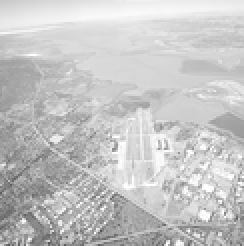
#> input picture Images/runway.png, 122 x 123 px, shrunk from 765 x 769 before the run, found by its file name (shown 2 times larger)
$ jupyter execute main.ipynb   (shell and % lines are left out)
#> lines starting #> are read from the running program, lines starting #| are printed output that depends on the picture; after the words box and inside, x2 and y2 are one past the last pixel; in counts of white or black regions, pixels touching at a corner belong together
### ---IN4640 Assignment 1 on Intensity Transformations and Neighborhood Filtering---

#### Download Figures

[cell 1]
urls = ["https://github.com/Arachchimkf/-Intensity-Transformations-and-Neighborhood-Filtering/blob/main/Images/runway.png",
        "https://github.com/Arachchimkf/-Intensity-Transformations-and-Neighborhood-Filtering/blob/main/Images/emma_salt_pepper.jpg",
        "https://github.com/Arachchimkf/-Intensity-Transformations-and-Neighborhood-Filtering/blob/main/Images/highlights_and_shadows.jpg",
        "https://github.com/Arachchimkf/-Intensity-Transformations-and-Neighborhood-Filtering/blob/main/Images/looking_out.jpg"]

for url in urls:
    raw_url = url.replace("github.com", "raw.githubusercontent.com").replace("/blob/", "/")
    !wget -q {raw_url} -O {raw_url.split("/")[-1]}

#### Import Libraries

[cell 2]
import cv2
import numpy as np
import matplotlib.pyplot as plt

#### Question 01

[cell 3]
# 1. Load the image in Grayscale
img = cv2.imread ('runway.png', cv2.IMREAD_GRAYSCALE)
#> img is the input picture: shape (123, 122); min 82, max 255, mean 197.1

# Normalize pixel values to range [0, 1] for mathematical operations
r = img / 255.0

# ---------------------------------------------------------
# (a) Gamma Correction with gamma = 0.5 (Brightening)
# Formula: s = r ^ 0.5
# ---------------------------------------------------------
gamma_a = 0.5
s_a = np.power(r, gamma_a)
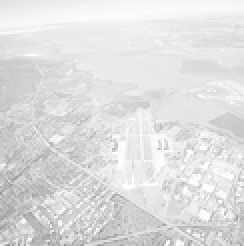
#> s_a: shape (123, 122) float64 (shown 2 times larger); min 0.567, max 1, mean 0.876
# Convert back to [0, 255] for display
img_gamma_05 = np.uint8(np.clip(s_a * 255, 0, 255))

# ---------------------------------------------------------
# (b) Gamma Correction with gamma = 2.0 (Darkening)
# Formula: s = r ^ 2.0
# ---------------------------------------------------------
gamma_b = 2.0
s_b = np.power(r, gamma_b)
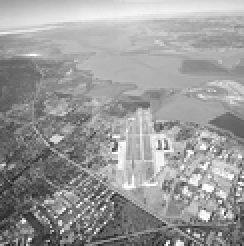
#> s_b: shape (123, 122) float64 (shown 2 times larger); min 0.103, max 1, mean 0.611
# Convert back to [0, 255] for display
img_gamma_2 = np.uint8(np.clip(s_b * 255, 0, 255))

# ---------------------------------------------------------
# (c) Contrast Stretching (Piecewise Linear)
# r1 = 0.2, r2 = 0.8
# ---------------------------------------------------------
r1 = 0.2
r2 = 0.8

# Initialize output array
s_c = np.zeros_like(r)

# Apply the piecewise conditions vectorized:

# 1. r < r1 -> 0
# (Already 0 from initialization)

# 2. r1 <= r <= r2 -> Scale linearly: (r - r1) / (r2 - r1)
mask_middle = (r >= r1) & (r <= r2)
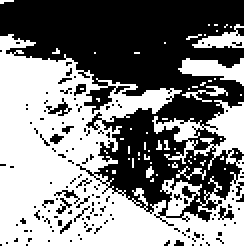
#> mask_middle: shape (123, 122) bool (shown 2 times larger); 50.9% white; 142 black regions (135 under 20 px), largest, box (x1, y1, x2, y2) and area: (0, 0, 122, 113) 6811, (23, 49, 36, 58) 42, (109, 103, 117, 110) 29
s_c[mask_middle] = (r[mask_middle] - r1) / (r2 - r1)
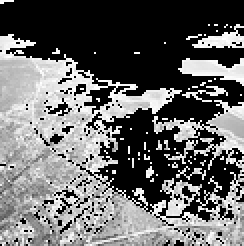
#> s_c: shape (123, 122) float64 (shown 2 times larger); min 0, max 1, mean 0.409

# 3. r > r2 -> 1
mask_upper = (r > r2)
s_c[mask_upper] = 1.0
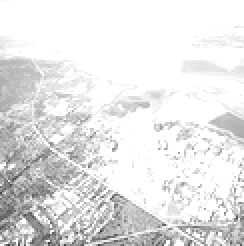
#> s_c: shape (123, 122) float64 (shown 2 times larger); min 0.203, max 1, mean 0.899

# Convert back to [0, 255]
img_contrast = np.uint8(np.clip(s_c * 255, 0, 255))

# ---------------------------------------------------------
# Visualization
# ---------------------------------------------------------
plt.figure(figsize=(12, 8))

# Original
plt.subplot(2, 2, 1)
plt.imshow(img, cmap='gray', vmin=0, vmax=255)
plt.title('Original Image (Fig. 1)')
plt.axis('off')

# Gamma = 0.5
plt.subplot(2, 2, 2)
plt.imshow(img_gamma_05, cmap='gray', vmin=0, vmax=255)
plt.title(r'(a) Gamma Correction $\gamma=0.5$')
plt.axis('off')

# Gamma = 2.0
plt.subplot(2, 2, 3)
plt.imshow(img_gamma_2, cmap='gray', vmin=0, vmax=255)
plt.title(r'(b) Gamma Correction $\gamma=2.0$')
plt.axis('off')

# Contrast Stretching
plt.subplot(2, 2, 4)
plt.imshow(img_contrast, cmap='gray', vmin=0, vmax=255)
plt.title('(c) Contrast Stretching')
plt.axis('off')

plt.tight_layout()

plt.show()

#### Question 02

[cell 4]
gamma_value = 0.5

# 1. Load the original image
img_bgr = cv2.imread('highlights_and_shadows.jpg')
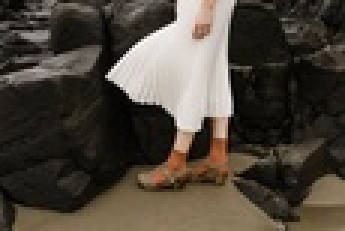
#> input picture Images/highlights_and_shadows.jpg, 115 x 77 px, shrunk from 720 x 480 before the run, found by its file name (shown 3 times larger)
#> img_bgr is the input picture: shape (77, 115, 3); mean B, G, R 58.1, 68.6, 75.7

# 2. Convert from BGR to CIE L*a*b* color space
img_lab = cv2.cvtColor(img_bgr, cv2.COLOR_BGR2LAB)
#> img_lab: shape (77, 115, 3); mean of channels 0, 1, 2 71.3, 129.1, 135

# Split the channels
l_channel, a_channel, b_channel = cv2.split(img_lab)
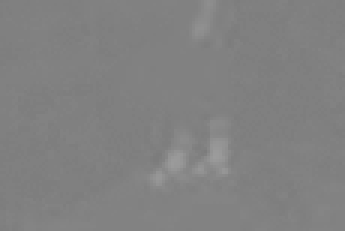
#> a_channel: shape (77, 115) (shown 3 times larger); min 124, max 156, mean 129.1

# 3. Apply Gamma Correction to the L (Lightness) channel
# Normalize L to [0, 1] for the math
l_norm = l_channel / 255.0
l_corrected_norm = np.power(l_norm, gamma_value)
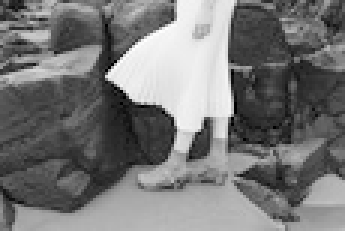
#> l_corrected_norm: shape (77, 115) float64 (shown 3 times larger); min 0, max 1, mean 0.466
# Scale back to [0, 255] and convert to uint8
l_new = np.uint8(np.clip(l_corrected_norm * 255, 0, 255))

# 4. Merge the channels back together
# Use the new L channel with the original a and b channels
img_lab_corrected = cv2.merge((l_new, a_channel, b_channel))
#> img_lab_corrected: shape (77, 115, 3); mean of channels 0, 1, 2 118.3, 129.1, 135

# Convert back to BGR, then to RGB for matplotlib display
img_corrected_bgr = cv2.cvtColor(img_lab_corrected, cv2.COLOR_LAB2BGR)
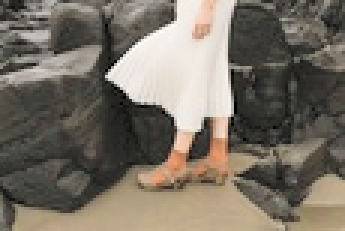
#> img_corrected_bgr: shape (77, 115, 3) (shown 3 times larger); mean B, G, R 101, 111.9, 119.6
img_corrected_rgb = cv2.cvtColor(img_corrected_bgr, cv2.COLOR_BGR2RGB)
img_original_rgb = cv2.cvtColor(img_bgr, cv2.COLOR_BGR2RGB)

# 5. Compute Histograms for the L channel
# We compare the distribution of Lightness before and after
hist_original = cv2.calcHist([l_channel], [0], None, [256], [0, 256])
#> hist_original = 256 values, max 359 at index 12, min 0 at index 4, mean 34.59
hist_corrected = cv2.calcHist([l_new], [0], None, [256], [0, 256])
#> hist_corrected = 256 values, max 359 at index 55, min 0 at index 1, mean 34.59

# ---------------------------------------------------------
# Visualization
# ---------------------------------------------------------
plt.figure(figsize=(14, 10))

# (a) Original Image
plt.subplot(2, 2, 1)
plt.imshow(img_original_rgb)
plt.title('Original Image (Underexposed)')
plt.axis('off')

# (b) Corrected Image
# Note: rf'' handles the backslash for the gamma symbol correctly
plt.subplot(2, 2, 2)
plt.imshow(img_corrected_rgb)
plt.title(rf'Corrected Image (L-channel $\gamma={gamma_value}$)')
plt.axis('off')

# (c) Histogram: Original
plt.subplot(2, 2, 3)
plt.plot(hist_original, color='black')
plt.title('Histogram of Original L-Channel')
plt.xlabel('Pixel Intensity (Lightness)')
plt.ylabel('Frequency')
plt.grid(True, alpha=0.3)

# (d) Histogram: Corrected
plt.subplot(2, 2, 4)
plt.plot(hist_corrected, color='blue')
plt.title(rf'Histogram of Corrected L-Channel ($\gamma={gamma_value}$)')
plt.xlabel('Pixel Intensity (Lightness)')
plt.ylabel('Frequency')
plt.grid(True, alpha=0.3)

plt.tight_layout()

plt.show()
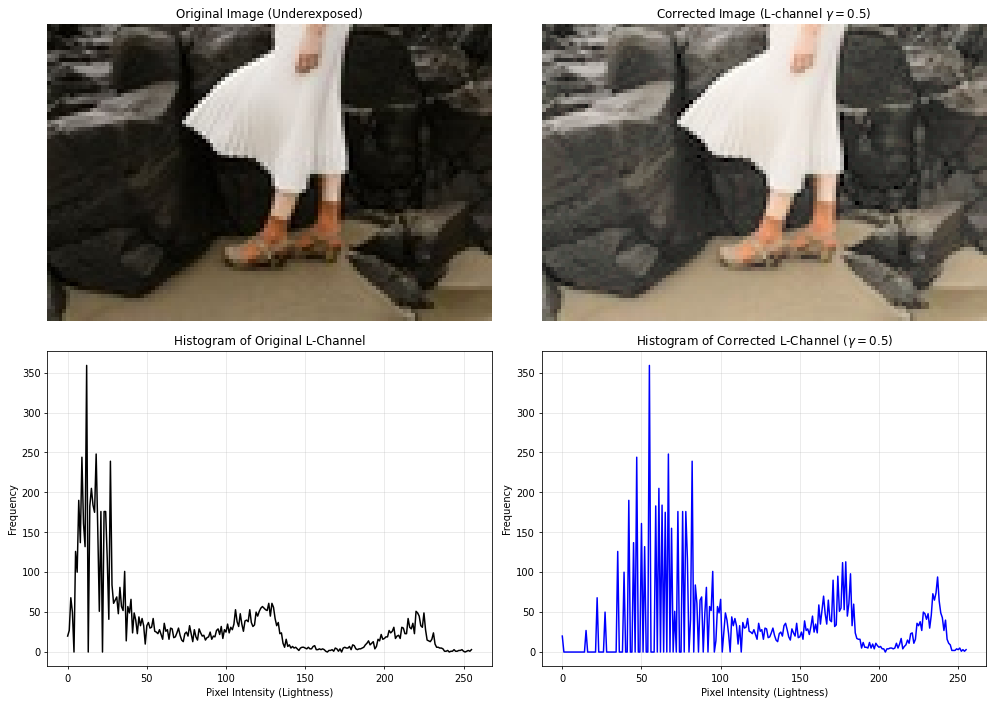
#> figure drawn by matplotlib, 4 panels; panel 3: curve peaks at x = 12, y = 359; panel 4: curve peaks at x = 55, y = 359
